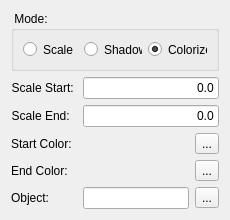
<?xml version="1.0" encoding="UTF-8"?>
<ui version="4.0">
<comment> Copyright (C) 2013 by Pedro Mendes, Virginia Tech Intellectual </comment>
<comment> Properties, Inc., University of Heidelberg, and The University </comment>
<comment> of Manchester. </comment>
<comment> All rights reserved. </comment>

 <class>CQEffectDescriptionEdit</class>
 <widget class="QWidget" name="CQEffectDescriptionEdit">
  <property name="geometry">
   <rect>
    <x>0</x>
    <y>0</y>
    <width>230</width>
    <height>220</height>
   </rect>
  </property>
  <property name="minimumSize">
   <size>
    <width>230</width>
    <height>220</height>
   </size>
  </property>
  <property name="windowTitle">
   <string>Effect Description Edit</string>
  </property>
  <layout class="QFormLayout" name="formLayout">
   <item row="0" column="0" colspan="2">
    <widget class="QGroupBox" name="grpMode">
     <property name="title">
      <string> Mode: </string>
     </property>
     <layout class="QHBoxLayout" name="horizontalLayout">
      <item>
       <widget class="QRadioButton" name="radScale">
        <property name="text">
         <string>Scale</string>
        </property>
       </widget>
      </item>
      <item>
       <widget class="QRadioButton" name="radShadow">
        <property name="text">
         <string>Shadow</string>
        </property>
       </widget>
      </item>
      <item>
       <widget class="QRadioButton" name="radColorize">
        <property name="text">
         <string>Colorize</string>
        </property>
        <property name="checked">
         <bool>true</bool>
        </property>
       </widget>
      </item>
      <item>
       <spacer name="horizontalSpacer">
        <property name="orientation">
         <enum>Qt::Horizontal</enum>
        </property>
        <property name="sizeHint" stdset="0">
         <size>
          <width>63</width>
          <height>20</height>
         </size>
        </property>
       </spacer>
      </item>
     </layout>
    </widget>
   </item>
   <item row="1" column="0">
    <widget class="QLabel" name="label">
     <property name="text">
      <string>Scale Start: </string>
     </property>
     <property name="alignment">
      <set>Qt::AlignRight|Qt::AlignTrailing|Qt::AlignVCenter</set>
     </property>
     <property name="buddy">
      <cstring>txtScaleStart</cstring>
     </property>
    </widget>
   </item>
   <item row="1" column="1">
    <widget class="QLineEdit" name="txtScaleStart">
     <property name="text">
      <string>0.0</string>
     </property>
     <property name="alignment">
      <set>Qt::AlignRight|Qt::AlignTrailing|Qt::AlignVCenter</set>
     </property>
    </widget>
   </item>
   <item row="2" column="0">
    <widget class="QLabel" name="label_2">
     <property name="text">
      <string>Scale End: </string>
     </property>
     <property name="alignment">
      <set>Qt::AlignRight|Qt::AlignTrailing|Qt::AlignVCenter</set>
     </property>
     <property name="buddy">
      <cstring>txtScaleEnd</cstring>
     </property>
    </widget>
   </item>
   <item row="2" column="1">
    <widget class="QLineEdit" name="txtScaleEnd">
     <property name="text">
      <string>0.0</string>
     </property>
     <property name="alignment">
      <set>Qt::AlignRight|Qt::AlignTrailing|Qt::AlignVCenter</set>
     </property>
    </widget>
   </item>
   <item row="3" column="0">
    <widget class="QLabel" name="label_3">
     <property name="text">
      <string>Start Color: </string>
     </property>
     <property name="alignment">
      <set>Qt::AlignRight|Qt::AlignTrailing|Qt::AlignVCenter</set>
     </property>
    </widget>
   </item>
   <item row="3" column="1">
    <layout class="QHBoxLayout" name="horizontalLayout_3">
     <item>
      <widget class="QLabel" name="txtColorStart">
       <property name="minimumSize">
        <size>
         <width>110</width>
         <height>19</height>
        </size>
       </property>
       <property name="text">
        <string/>
       </property>
      </widget>
     </item>
     <item>
      <widget class="QToolButton" name="cmdSelectColorStart">
       <property name="text">
        <string>...</string>
       </property>
      </widget>
     </item>
    </layout>
   </item>
   <item row="4" column="0">
    <widget class="QLabel" name="label_4">
     <property name="text">
      <string>End Color: </string>
     </property>
     <property name="alignment">
      <set>Qt::AlignRight|Qt::AlignTrailing|Qt::AlignVCenter</set>
     </property>
    </widget>
   </item>
   <item row="4" column="1">
    <layout class="QHBoxLayout" name="horizontalLayout_4">
     <item>
      <widget class="QLabel" name="txtColorEnd">
       <property name="minimumSize">
        <size>
         <width>110</width>
         <height>19</height>
        </size>
       </property>
       <property name="text">
        <string/>
       </property>
      </widget>
     </item>
     <item>
      <widget class="QToolButton" name="cmdSelectColorEnd">
       <property name="text">
        <string>...</string>
       </property>
      </widget>
     </item>
    </layout>
   </item>
   <item row="5" column="0">
    <widget class="QLabel" name="label_5">
     <property name="text">
      <string>Object: </string>
     </property>
     <property name="buddy">
      <cstring>txtObjectName</cstring>
     </property>
    </widget>
   </item>
   <item row="5" column="1">
    <layout class="QHBoxLayout" name="horizontalLayout_2">
     <item>
      <widget class="QLineEdit" name="txtObjectName">
       <property name="readOnly">
        <bool>true</bool>
       </property>
      </widget>
     </item>
     <item>
      <widget class="QToolButton" name="cmdSelectObject">
       <property name="text">
        <string>...</string>
       </property>
      </widget>
     </item>
    </layout>
   </item>
  </layout>
 </widget>
 <tabstops>
  <tabstop>radScale</tabstop>
  <tabstop>radShadow</tabstop>
  <tabstop>radColorize</tabstop>
  <tabstop>txtScaleStart</tabstop>
  <tabstop>txtScaleEnd</tabstop>
  <tabstop>cmdSelectColorStart</tabstop>
  <tabstop>cmdSelectColorEnd</tabstop>
  <tabstop>txtObjectName</tabstop>
  <tabstop>cmdSelectObject</tabstop>
 </tabstops>
 <resources/>
 <connections>
  <connection>
   <sender>cmdSelectColorStart</sender>
   <signal>clicked()</signal>
   <receiver>CQEffectDescriptionEdit</receiver>
   <slot>slotSelectColorStart()</slot>
   <hints>
    <hint type="sourcelabel">
     <x>242</x>
     <y>130</y>
    </hint>
    <hint type="destinationlabel">
     <x>153</x>
     <y>-15</y>
    </hint>
   </hints>
  </connection>
  <connection>
   <sender>cmdSelectColorEnd</sender>
   <signal>clicked()</signal>
   <receiver>CQEffectDescriptionEdit</receiver>
   <slot>slotSelectColorEnd()</slot>
   <hints>
    <hint type="sourcelabel">
     <x>254</x>
     <y>167</y>
    </hint>
    <hint type="destinationlabel">
     <x>269</x>
     <y>154</y>
    </hint>
   </hints>
  </connection>
  <connection>
   <sender>cmdSelectObject</sender>
   <signal>clicked()</signal>
   <receiver>CQEffectDescriptionEdit</receiver>
   <slot>slotSelectObject()</slot>
   <hints>
    <hint type="sourcelabel">
     <x>242</x>
     <y>187</y>
    </hint>
    <hint type="destinationlabel">
     <x>249</x>
     <y>212</y>
    </hint>
   </hints>
  </connection>
  <connection>
   <sender>txtScaleStart</sender>
   <signal>textChanged(QString)</signal>
   <receiver>CQEffectDescriptionEdit</receiver>
   <slot>slotScaleStartChanged(QString)</slot>
   <hints>
    <hint type="sourcelabel">
     <x>153</x>
     <y>82</y>
    </hint>
    <hint type="destinationlabel">
     <x>133</x>
     <y>213</y>
    </hint>
   </hints>
  </connection>
  <connection>
   <sender>txtScaleEnd</sender>
   <signal>textChanged(QString)</signal>
   <receiver>CQEffectDescriptionEdit</receiver>
   <slot>slotScaleEndChanged(QString)</slot>
   <hints>
    <hint type="sourcelabel">
     <x>171</x>
     <y>109</y>
    </hint>
    <hint type="destinationlabel">
     <x>177</x>
     <y>216</y>
    </hint>
   </hints>
  </connection>
  <connection>
   <sender>radColorize</sender>
   <signal>clicked()</signal>
   <receiver>CQEffectDescriptionEdit</receiver>
   <slot>slotModeChanged()</slot>
   <hints>
    <hint type="sourcelabel">
     <x>187</x>
     <y>39</y>
    </hint>
    <hint type="destinationlabel">
     <x>208</x>
     <y>6</y>
    </hint>
   </hints>
  </connection>
  <connection>
   <sender>radShadow</sender>
   <signal>clicked()</signal>
   <receiver>CQEffectDescriptionEdit</receiver>
   <slot>slotModeChanged()</slot>
   <hints>
    <hint type="sourcelabel">
     <x>91</x>
     <y>43</y>
    </hint>
    <hint type="destinationlabel">
     <x>98</x>
     <y>4</y>
    </hint>
   </hints>
  </connection>
  <connection>
   <sender>radScale</sender>
   <signal>clicked()</signal>
   <receiver>CQEffectDescriptionEdit</receiver>
   <slot>slotModeChanged()</slot>
   <hints>
    <hint type="sourcelabel">
     <x>27</x>
     <y>38</y>
    </hint>
    <hint type="destinationlabel">
     <x>34</x>
     <y>1</y>
    </hint>
   </hints>
  </connection>
 </connections>
 <slots>
  <slot>slotScaleStartChanged(QString)</slot>
  <slot>slotScaleEndChanged(QString)</slot>
  <slot>slotSelectColorStart()</slot>
  <slot>slotSelectColorEnd()</slot>
  <slot>slotSelectObject()</slot>
  <slot>slotModeChanged()</slot>
 </slots>
</ui>
